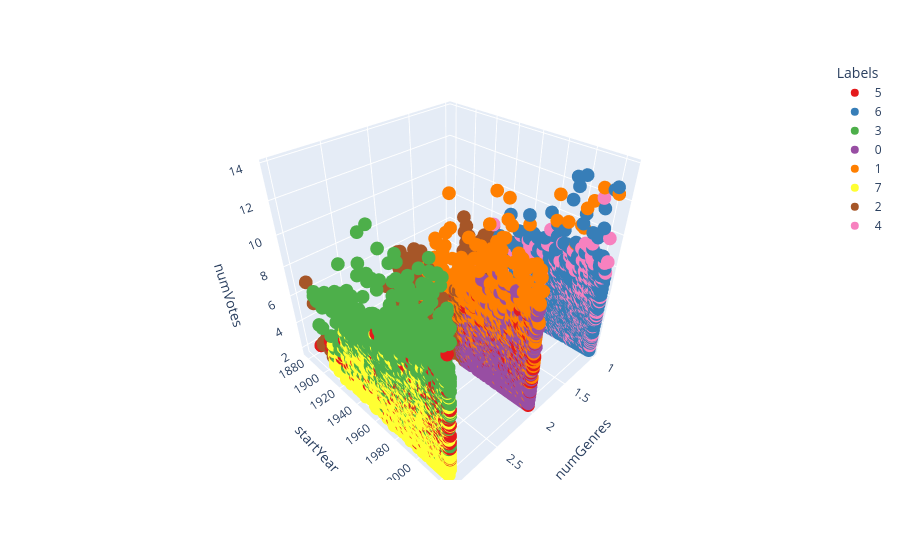
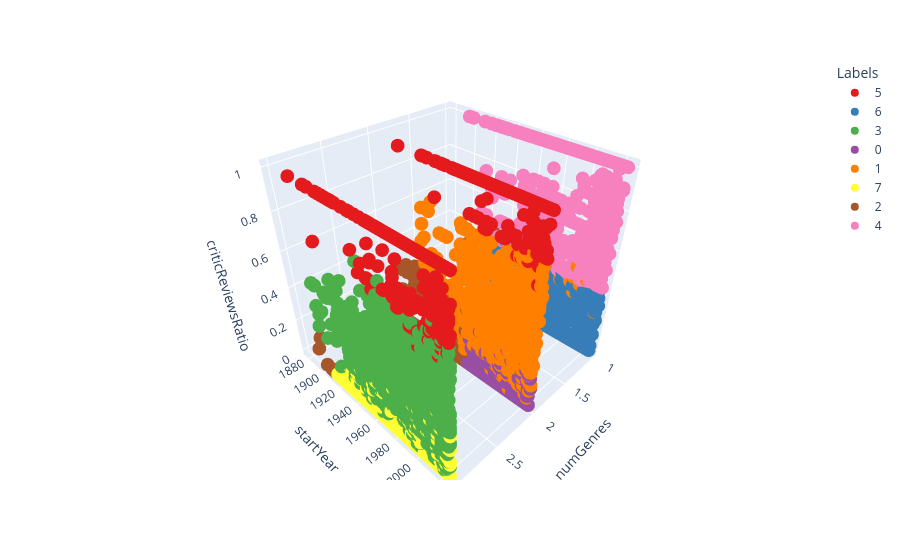
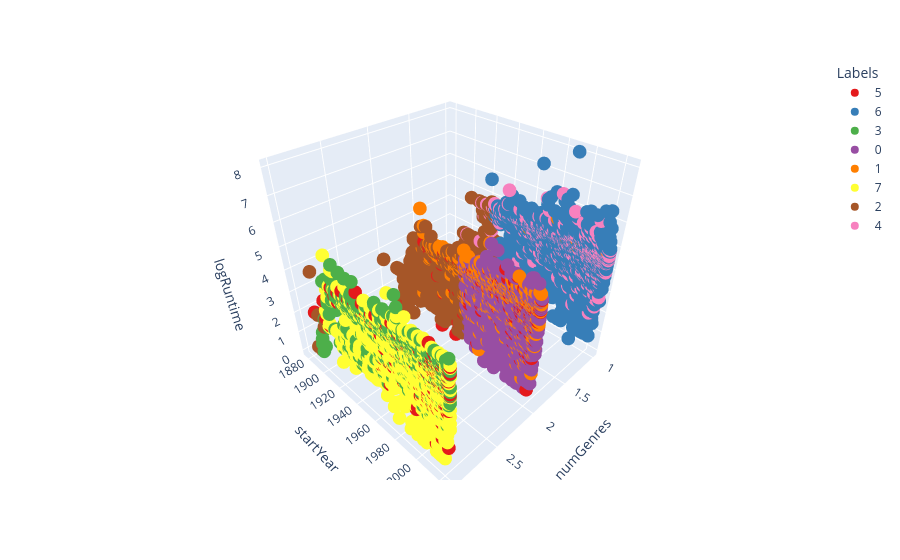
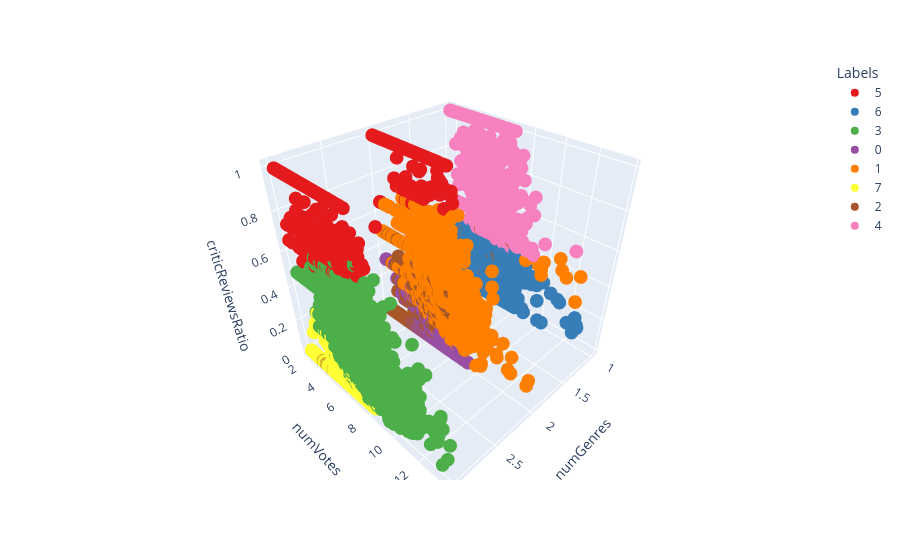

The cell these charts' notebook holds for them, in order:
### Markdown cell above
Based on this, we can better visualize the distribution of the clusters wrt the other variables.

- `startYear`: Cluster 2 is separated from the others bc it contains older titles. Clusters 1,6,7 contain titles starting from 1920.
- `logRuntime`: Cluster 2 is characterized by a lower runtime.

### Code cell
import plotly.express as px
# from itertools import combinations

# all possible pairings of numerical columns used
pairings = [
    ['startYear', 'numVotes'],
['startYear', 'criticReviewsRatio'],
['startYear', 'logRuntime'],
['numVotes', 'criticReviewsRatio'],
['numVotes', 'logRuntime'],
['criticReviewsRatio', 'logRuntime']

]
df_clusters["Labels"] = df_clusters["Labels"].astype(str)
for pair in pairings:
    fig = px.scatter_3d(df_clusters, x='numGenres', y= pair[0], z=pair[1], color='Labels', color_discrete_sequence=px.colors.qualitative.Set1)
    fig.show()

### Figure 1 — Plotly figure (JSON) as saved in the notebook; plotly's stock layout.template omitted (floating-point values rounded to 4 significant figures; data arrays with more than 128 entries replaced by an {"elided": "..."} marker saying what was removed)
{"data": [{"hovertemplate": "Labels=5<br>numGenres=%{x}<br>startYear=%{y}<br>numVotes=%{z}<extra></extra>", "legendgroup": "5", "marker": {"color": "rgb(228,26,28)", "symbol": "circle"}, "mode": "markers", "name": "5", "scene": "scene", "showlegend": true, "type": "scatter3d", "x": {"elided": "935 int values"}, "y": {"elided": "935 int values"}, "z": {"elided": "935 float values"}}, {"hovertemplate": "Labels=6<br>numGenres=%{x}<br>startYear=%{y}<br>numVotes=%{z}<extra></extra>", "legendgroup": "6", "marker": {"color": "rgb(55,126,184)", "symbol": "circle"}, "mode": "markers", "name": "6", "scene": "scene", "showlegend": true, "type": "scatter3d", "x": {"elided": "5115 int values"}, "y": {"elided": "5115 int values"}, "z": {"elided": "5115 float values"}}, {"hovertemplate": "Labels=3<br>numGenres=%{x}<br>startYear=%{y}<br>numVotes=%{z}<extra></extra>", "legendgroup": "3", "marker": {"color": "rgb(77,175,74)", "symbol": "circle"}, "mode": "markers", "name": "3", "scene": "scene", "showlegend": true, "type": "scatter3d", "x": {"elided": "1360 int values"}, "y": {"elided": "1360 int values"}, "z": {"elided": "1360 float values"}}, {"hovertemplate": "Labels=0<br>numGenres=%{x}<br>startYear=%{y}<br>numVotes=%{z}<extra></extra>", "legendgroup": "0", "marker": {"color": "rgb(152,78,163)", "symbol": "circle"}, "mode": "markers", "name": "0", "scene": "scene", "showlegend": true, "type": "scatter3d", "x": {"elided": "3020 int values"}, "y": {"elided": "3020 int values"}, "z": {"elided": "3020 float values"}}, {"hovertemplate": "Labels=1<br>numGenres=%{x}<br>startYear=%{y}<br>numVotes=%{z}<extra></extra>", "legendgroup": "1", "marker": {"color": "rgb(255,127,0)", "symbol": "circle"}, "mode": "markers", "name": "1", "scene": "scene", "showlegend": true, "type": "scatter3d", "x": {"elided": "865 int values"}, "y": {"elided": "865 int values"}, "z": {"elided": "865 float values"}}, {"hovertemplate": "Labels=7<br>numGenres=%{x}<br>startYear=%{y}<br>numVotes=%{z}<extra></extra>", "legendgroup": "7", "marker": {"color": "rgb(255,255,51)", "symbol": "circle"}, "mode": "markers", "name": "7", "scene": "scene", "showlegend": true, "type": "scatter3d", "x": {"elided": "3207 int values"}, "y": {"elided": "3207 int values"}, "z": {"elided": "3207 float values"}}, {"hovertemplate": "Labels=2<br>numGenres=%{x}<br>startYear=%{y}<br>numVotes=%{z}<extra></extra>", "legendgroup": "2", "marker": {"color": "rgb(166,86,40)", "symbol": "circle"}, "mode": "markers", "name": "2", "scene": "scene", "showlegend": true, "type": "scatter3d", "x": {"elided": "853 int values"}, "y": {"elided": "853 int values"}, "z": {"elided": "853 float values"}}, {"hovertemplate": "Labels=4<br>numGenres=%{x}<br>startYear=%{y}<br>numVotes=%{z}<extra></extra>", "legendgroup": "4", "marker": {"color": "rgb(247,129,191)", "symbol": "circle"}, "mode": "markers", "name": "4", "scene": "scene", "showlegend": true, "type": "scatter3d", "x": {"elided": "1076 int values"}, "y": {"elided": "1076 int values"}, "z": {"elided": "1076 float values"}}], "layout": {"legend": {"title": {"text": "Labels"}, "tracegroupgap": 0}, "margin": {"t": 60}, "scene": {"domain": {"x": [0, 1], "y": [0, 1]}, "xaxis": {"title": {"text": "numGenres"}}, "yaxis": {"title": {"text": "startYear"}}, "zaxis": {"title": {"text": "numVotes"}}}}}

### Figure 2 — Plotly figure (JSON) as saved in the notebook; plotly's stock layout.template omitted (floating-point values rounded to 4 significant figures; data arrays with more than 128 entries replaced by an {"elided": "..."} marker saying what was removed)
{"data": [{"hovertemplate": "Labels=5<br>numGenres=%{x}<br>startYear=%{y}<br>criticReviewsRatio=%{z}<extra></extra>", "legendgroup": "5", "marker": {"color": "rgb(228,26,28)", "symbol": "circle"}, "mode": "markers", "name": "5", "scene": "scene", "showlegend": true, "type": "scatter3d", "x": {"elided": "935 int values"}, "y": {"elided": "935 int values"}, "z": {"elided": "935 float values"}}, {"hovertemplate": "Labels=6<br>numGenres=%{x}<br>startYear=%{y}<br>criticReviewsRatio=%{z}<extra></extra>", "legendgroup": "6", "marker": {"color": "rgb(55,126,184)", "symbol": "circle"}, "mode": "markers", "name": "6", "scene": "scene", "showlegend": true, "type": "scatter3d", "x": {"elided": "5115 int values"}, "y": {"elided": "5115 int values"}, "z": {"elided": "5115 float values"}}, {"hovertemplate": "Labels=3<br>numGenres=%{x}<br>startYear=%{y}<br>criticReviewsRatio=%{z}<extra></extra>", "legendgroup": "3", "marker": {"color": "rgb(77,175,74)", "symbol": "circle"}, "mode": "markers", "name": "3", "scene": "scene", "showlegend": true, "type": "scatter3d", "x": {"elided": "1360 int values"}, "y": {"elided": "1360 int values"}, "z": {"elided": "1360 float values"}}, {"hovertemplate": "Labels=0<br>numGenres=%{x}<br>startYear=%{y}<br>criticReviewsRatio=%{z}<extra></extra>", "legendgroup": "0", "marker": {"color": "rgb(152,78,163)", "symbol": "circle"}, "mode": "markers", "name": "0", "scene": "scene", "showlegend": true, "type": "scatter3d", "x": {"elided": "3020 int values"}, "y": {"elided": "3020 int values"}, "z": {"elided": "3020 float values"}}, {"hovertemplate": "Labels=1<br>numGenres=%{x}<br>startYear=%{y}<br>criticReviewsRatio=%{z}<extra></extra>", "legendgroup": "1", "marker": {"color": "rgb(255,127,0)", "symbol": "circle"}, "mode": "markers", "name": "1", "scene": "scene", "showlegend": true, "type": "scatter3d", "x": {"elided": "865 int values"}, "y": {"elided": "865 int values"}, "z": {"elided": "865 float values"}}, {"hovertemplate": "Labels=7<br>numGenres=%{x}<br>startYear=%{y}<br>criticReviewsRatio=%{z}<extra></extra>", "legendgroup": "7", "marker": {"color": "rgb(255,255,51)", "symbol": "circle"}, "mode": "markers", "name": "7", "scene": "scene", "showlegend": true, "type": "scatter3d", "x": {"elided": "3207 int values"}, "y": {"elided": "3207 int values"}, "z": {"elided": "3207 float values"}}, {"hovertemplate": "Labels=2<br>numGenres=%{x}<br>startYear=%{y}<br>criticReviewsRatio=%{z}<extra></extra>", "legendgroup": "2", "marker": {"color": "rgb(166,86,40)", "symbol": "circle"}, "mode": "markers", "name": "2", "scene": "scene", "showlegend": true, "type": "scatter3d", "x": {"elided": "853 int values"}, "y": {"elided": "853 int values"}, "z": {"elided": "853 float values"}}, {"hovertemplate": "Labels=4<br>numGenres=%{x}<br>startYear=%{y}<br>criticReviewsRatio=%{z}<extra></extra>", "legendgroup": "4", "marker": {"color": "rgb(247,129,191)", "symbol": "circle"}, "mode": "markers", "name": "4", "scene": "scene", "showlegend": true, "type": "scatter3d", "x": {"elided": "1076 int values"}, "y": {"elided": "1076 int values"}, "z": {"elided": "1076 float values"}}], "layout": {"legend": {"title": {"text": "Labels"}, "tracegroupgap": 0}, "margin": {"t": 60}, "scene": {"domain": {"x": [0, 1], "y": [0, 1]}, "xaxis": {"title": {"text": "numGenres"}}, "yaxis": {"title": {"text": "startYear"}}, "zaxis": {"title": {"text": "criticReviewsRatio"}}}}}

### Figure 3 — Plotly figure (JSON) as saved in the notebook; plotly's stock layout.template omitted (floating-point values rounded to 4 significant figures; data arrays with more than 128 entries replaced by an {"elided": "..."} marker saying what was removed)
{"data": [{"hovertemplate": "Labels=5<br>numGenres=%{x}<br>startYear=%{y}<br>logRuntime=%{z}<extra></extra>", "legendgroup": "5", "marker": {"color": "rgb(228,26,28)", "symbol": "circle"}, "mode": "markers", "name": "5", "scene": "scene", "showlegend": true, "type": "scatter3d", "x": {"elided": "935 int values"}, "y": {"elided": "935 int values"}, "z": {"elided": "935 float values"}}, {"hovertemplate": "Labels=6<br>numGenres=%{x}<br>startYear=%{y}<br>logRuntime=%{z}<extra></extra>", "legendgroup": "6", "marker": {"color": "rgb(55,126,184)", "symbol": "circle"}, "mode": "markers", "name": "6", "scene": "scene", "showlegend": true, "type": "scatter3d", "x": {"elided": "5115 int values"}, "y": {"elided": "5115 int values"}, "z": {"elided": "5115 float values"}}, {"hovertemplate": "Labels=3<br>numGenres=%{x}<br>startYear=%{y}<br>logRuntime=%{z}<extra></extra>", "legendgroup": "3", "marker": {"color": "rgb(77,175,74)", "symbol": "circle"}, "mode": "markers", "name": "3", "scene": "scene", "showlegend": true, "type": "scatter3d", "x": {"elided": "1360 int values"}, "y": {"elided": "1360 int values"}, "z": {"elided": "1360 float values"}}, {"hovertemplate": "Labels=0<br>numGenres=%{x}<br>startYear=%{y}<br>logRuntime=%{z}<extra></extra>", "legendgroup": "0", "marker": {"color": "rgb(152,78,163)", "symbol": "circle"}, "mode": "markers", "name": "0", "scene": "scene", "showlegend": true, "type": "scatter3d", "x": {"elided": "3020 int values"}, "y": {"elided": "3020 int values"}, "z": {"elided": "3020 float values"}}, {"hovertemplate": "Labels=1<br>numGenres=%{x}<br>startYear=%{y}<br>logRuntime=%{z}<extra></extra>", "legendgroup": "1", "marker": {"color": "rgb(255,127,0)", "symbol": "circle"}, "mode": "markers", "name": "1", "scene": "scene", "showlegend": true, "type": "scatter3d", "x": {"elided": "865 int values"}, "y": {"elided": "865 int values"}, "z": {"elided": "865 float values"}}, {"hovertemplate": "Labels=7<br>numGenres=%{x}<br>startYear=%{y}<br>logRuntime=%{z}<extra></extra>", "legendgroup": "7", "marker": {"color": "rgb(255,255,51)", "symbol": "circle"}, "mode": "markers", "name": "7", "scene": "scene", "showlegend": true, "type": "scatter3d", "x": {"elided": "3207 int values"}, "y": {"elided": "3207 int values"}, "z": {"elided": "3207 float values"}}, {"hovertemplate": "Labels=2<br>numGenres=%{x}<br>startYear=%{y}<br>logRuntime=%{z}<extra></extra>", "legendgroup": "2", "marker": {"color": "rgb(166,86,40)", "symbol": "circle"}, "mode": "markers", "name": "2", "scene": "scene", "showlegend": true, "type": "scatter3d", "x": {"elided": "853 int values"}, "y": {"elided": "853 int values"}, "z": {"elided": "853 float values"}}, {"hovertemplate": "Labels=4<br>numGenres=%{x}<br>startYear=%{y}<br>logRuntime=%{z}<extra></extra>", "legendgroup": "4", "marker": {"color": "rgb(247,129,191)", "symbol": "circle"}, "mode": "markers", "name": "4", "scene": "scene", "showlegend": true, "type": "scatter3d", "x": {"elided": "1076 int values"}, "y": {"elided": "1076 int values"}, "z": {"elided": "1076 float values"}}], "layout": {"legend": {"title": {"text": "Labels"}, "tracegroupgap": 0}, "margin": {"t": 60}, "scene": {"domain": {"x": [0, 1], "y": [0, 1]}, "xaxis": {"title": {"text": "numGenres"}}, "yaxis": {"title": {"text": "startYear"}}, "zaxis": {"title": {"text": "logRuntime"}}}}}

### Figure 4 — Plotly figure (JSON) as saved in the notebook; plotly's stock layout.template omitted (floating-point values rounded to 4 significant figures; data arrays with more than 128 entries replaced by an {"elided": "..."} marker saying what was removed)
{"data": [{"hovertemplate": "Labels=5<br>numGenres=%{x}<br>numVotes=%{y}<br>criticReviewsRatio=%{z}<extra></extra>", "legendgroup": "5", "marker": {"color": "rgb(228,26,28)", "symbol": "circle"}, "mode": "markers", "name": "5", "scene": "scene", "showlegend": true, "type": "scatter3d", "x": {"elided": "935 int values"}, "y": {"elided": "935 float values"}, "z": {"elided": "935 float values"}}, {"hovertemplate": "Labels=6<br>numGenres=%{x}<br>numVotes=%{y}<br>criticReviewsRatio=%{z}<extra></extra>", "legendgroup": "6", "marker": {"color": "rgb(55,126,184)", "symbol": "circle"}, "mode": "markers", "name": "6", "scene": "scene", "showlegend": true, "type": "scatter3d", "x": {"elided": "5115 int values"}, "y": {"elided": "5115 float values"}, "z": {"elided": "5115 float values"}}, {"hovertemplate": "Labels=3<br>numGenres=%{x}<br>numVotes=%{y}<br>criticReviewsRatio=%{z}<extra></extra>", "legendgroup": "3", "marker": {"color": "rgb(77,175,74)", "symbol": "circle"}, "mode": "markers", "name": "3", "scene": "scene", "showlegend": true, "type": "scatter3d", "x": {"elided": "1360 int values"}, "y": {"elided": "1360 float values"}, "z": {"elided": "1360 float values"}}, {"hovertemplate": "Labels=0<br>numGenres=%{x}<br>numVotes=%{y}<br>criticReviewsRatio=%{z}<extra></extra>", "legendgroup": "0", "marker": {"color": "rgb(152,78,163)", "symbol": "circle"}, "mode": "markers", "name": "0", "scene": "scene", "showlegend": true, "type": "scatter3d", "x": {"elided": "3020 int values"}, "y": {"elided": "3020 float values"}, "z": {"elided": "3020 float values"}}, {"hovertemplate": "Labels=1<br>numGenres=%{x}<br>numVotes=%{y}<br>criticReviewsRatio=%{z}<extra></extra>", "legendgroup": "1", "marker": {"color": "rgb(255,127,0)", "symbol": "circle"}, "mode": "markers", "name": "1", "scene": "scene", "showlegend": true, "type": "scatter3d", "x": {"elided": "865 int values"}, "y": {"elided": "865 float values"}, "z": {"elided": "865 float values"}}, {"hovertemplate": "Labels=7<br>numGenres=%{x}<br>numVotes=%{y}<br>criticReviewsRatio=%{z}<extra></extra>", "legendgroup": "7", "marker": {"color": "rgb(255,255,51)", "symbol": "circle"}, "mode": "markers", "name": "7", "scene": "scene", "showlegend": true, "type": "scatter3d", "x": {"elided": "3207 int values"}, "y": {"elided": "3207 float values"}, "z": {"elided": "3207 float values"}}, {"hovertemplate": "Labels=2<br>numGenres=%{x}<br>numVotes=%{y}<br>criticReviewsRatio=%{z}<extra></extra>", "legendgroup": "2", "marker": {"color": "rgb(166,86,40)", "symbol": "circle"}, "mode": "markers", "name": "2", "scene": "scene", "showlegend": true, "type": "scatter3d", "x": {"elided": "853 int values"}, "y": {"elided": "853 float values"}, "z": {"elided": "853 float values"}}, {"hovertemplate": "Labels=4<br>numGenres=%{x}<br>numVotes=%{y}<br>criticReviewsRatio=%{z}<extra></extra>", "legendgroup": "4", "marker": {"color": "rgb(247,129,191)", "symbol": "circle"}, "mode": "markers", "name": "4", "scene": "scene", "showlegend": true, "type": "scatter3d", "x": {"elided": "1076 int values"}, "y": {"elided": "1076 float values"}, "z": {"elided": "1076 float values"}}], "layout": {"legend": {"title": {"text": "Labels"}, "tracegroupgap": 0}, "margin": {"t": 60}, "scene": {"domain": {"x": [0, 1], "y": [0, 1]}, "xaxis": {"title": {"text": "numGenres"}}, "yaxis": {"title": {"text": "numVotes"}}, "zaxis": {"title": {"text": "criticReviewsRatio"}}}}}
